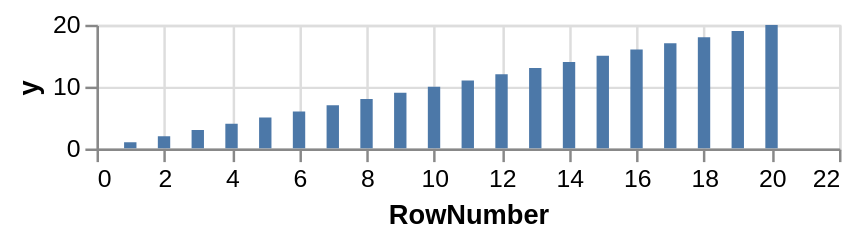

Here is the Vega-Lite specification saved for this chart:
### Vega-Lite specification from a JSON file in a GitHub repository (floating-point values rounded to 4 significant figures)
{"$schema": "https://vega.github.io/schema/vega-lite/v2.json", "description": "Bar graph showing the row number for each of the cells", "width": 300, "height": 50, "data": {"values": [{"x": 1, "y": 28}, {"x": 2, "y": 55}, {"x": 3, "y": 43}, {"x": 4, "y": 91}, {"x": 5, "y": 81}, {"x": 6, "y": 53}, {"x": 7, "y": 19}, {"x": 8, "y": 87}, {"x": 9, "y": 52}, {"x": 10, "y": 48}, {"x": 11, "y": 24}, {"x": 12, "y": 49}, {"x": 13, "y": 87}, {"x": 14, "y": 66}, {"x": 15, "y": 17}, {"x": 16, "y": 27}, {"x": 17, "y": 68}, {"x": 18, "y": 16}, {"x": 19, "y": 49}, {"x": 20, "y": 15}]}, "layer": [{"transform": [{"calculate": "datum.y - 50", "as": "ny"}, {"window": [{"op": "row_number", "field": null, "as": "RowNumber"}]}], "mark": {"type": "bar", "clip": true}, "encoding": {"x": {"field": "RowNumber", "type": "quantitative"}, "y": {"field": "x", "type": "quantitative", "scale": {"domain": [0, 20]}, "axis": {"title": "y"}}}}]}
